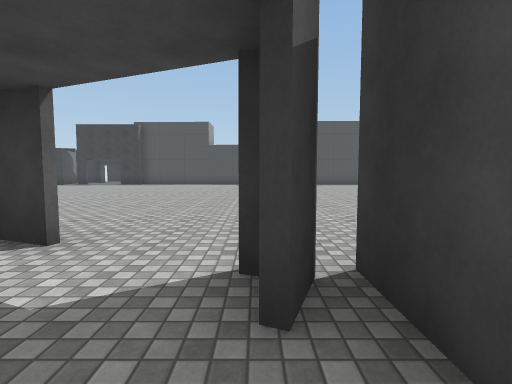
[1] (above)

18 first-person views from a walk through a scene from a Unity 3-D project. The camera is 1.4 m above the floor, tilts 4° down and sees 85° across. The floor is counted in squares, 2 m on a side. Each view is taken from the middle of a square. On the plan, view 1 faces up. The plan holds only what a view shows up to about 9 squares ahead; the rest is blank. The place goes on beyond the plan. The player character is not drawn. Some surface patterns are stand-ins.

[2]
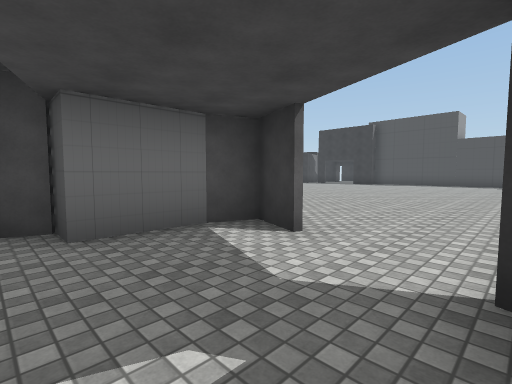

[3]
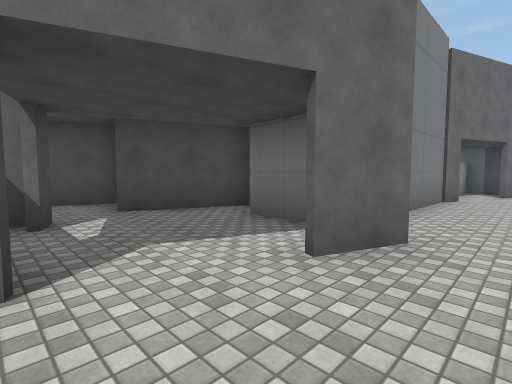

[4]
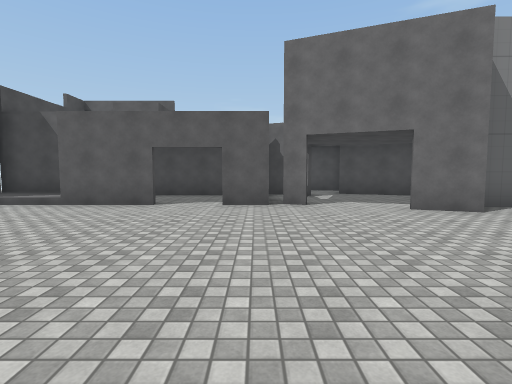

[5]
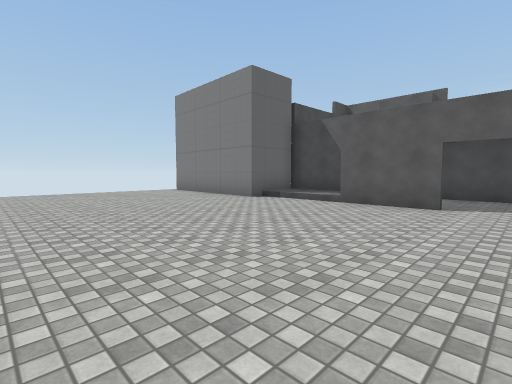

[6]
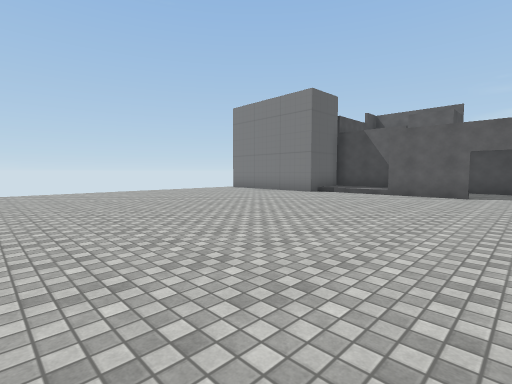

[7]
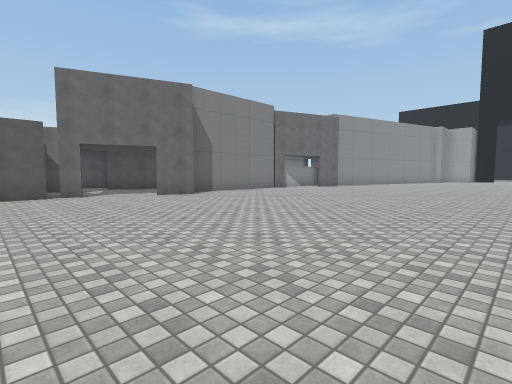

[8]
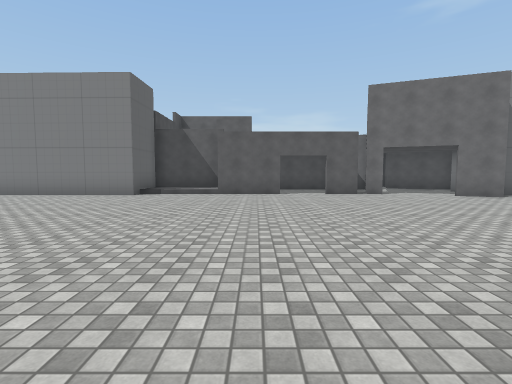

[9]
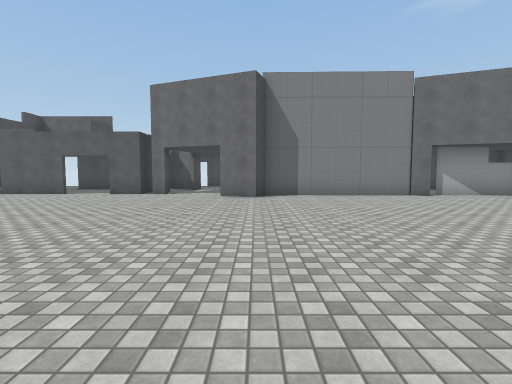

[10]
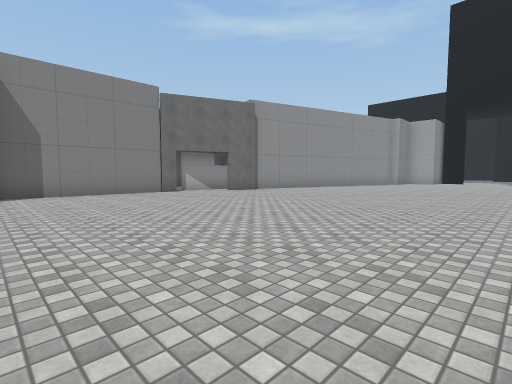

[11]
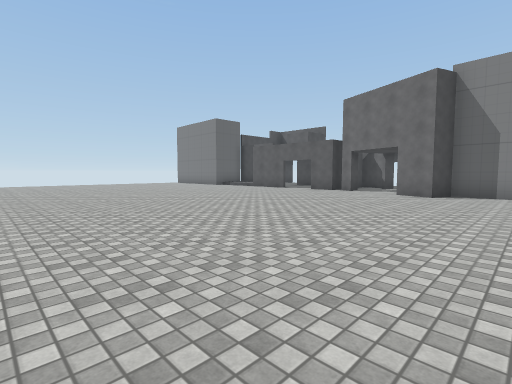

[12]
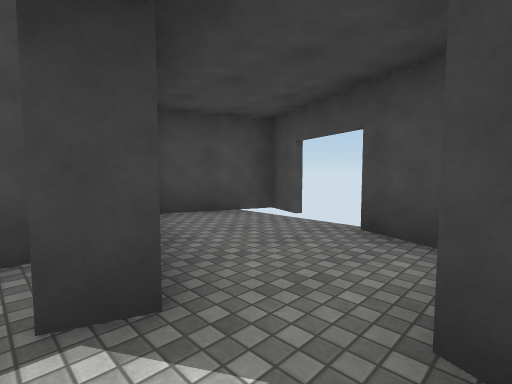

[13]
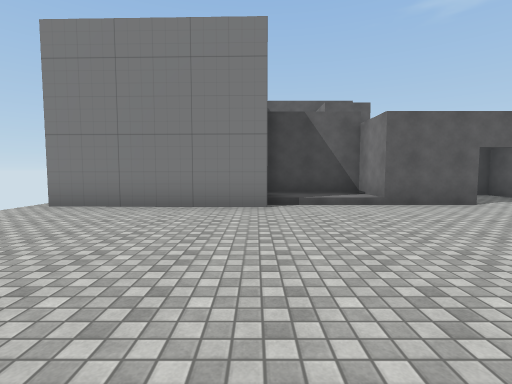

[14]
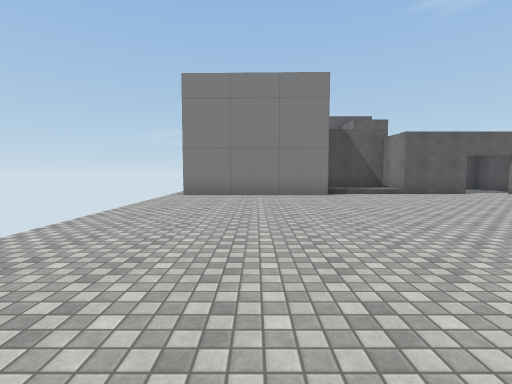

[15]
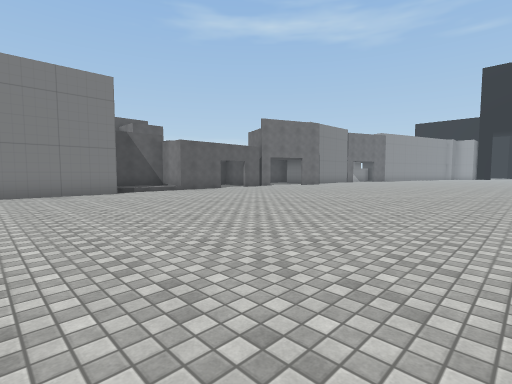

[16]
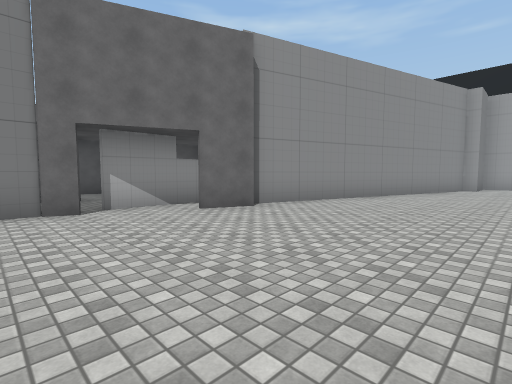

[17]
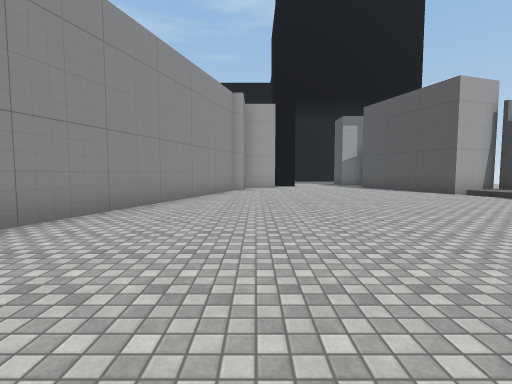

[18]
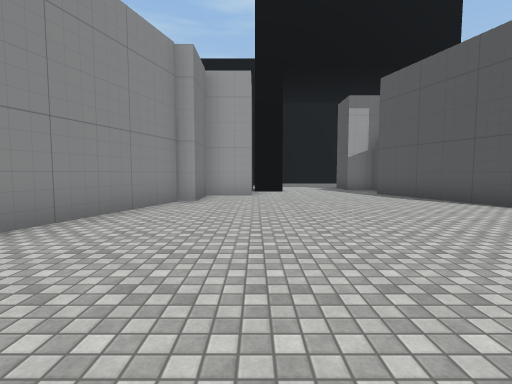

### Floor plan
Points are (right, up) in squares from view 1. A wall is a line through its corners. A room is listed if a view was taken in it or the views show most of it. See-through windows are left out.
Room 1 (views 1, 2, 12)
walls: (-0.5, -0.6) (0.7, -1); (-0.7, -0.7) (-0.5, -0.1); (-2, 2.6) (-2.9, 3) (-3.2, 2.2) (-3.2, 0.6) (-3.8, 0.6) (-4, 0.1); (0.7, -0.4) (0.7, 2); (-4.1, -0.3) (-1.7, -1.2)
ways out: opening at (-1, 2) to room 2; opening at (-1, -1) to room 3
Room 2 (views 3, 4, 5, 6, 7, 8, 9, 10, 11, 13, 14, 15, 16, 17, 18)
walls: (-0.2, 2) (0.4, 1.8) (0.1, 1.1); (0.7, 2) (1.7, 2); (-7.8, 2.5) (-3.3, 2.4) (-3, 3.1) (-1.9, 2.7); (-8.2, 2.7) (-7.6, 2.5); (3.1, 2) (5.5, 2); (0.8, 0.2) (0.8, -0.6) (4.1, -0.6); (-11.1, 3.8) (-10, 3.4); (-11.2, 2.6) (-8.6, 2.5); (5.2, 2) (5.2, 0.5) (7.7, 0.5) (7.8, 2.4) (12.3, 2.3); (-18, 13.8) (-17.9, 13.3) (-22.1, 12); (-19.4, 6) (-11.1, 3.5); (-21.5, 7.9) (-21.5, 6.4)
ways out: opening at (-1, 2) to room 1
objects: other object (-21, 5) to (-20, 6)
Room 3 (no view inside)
walls: (0.8, -3.8) (1.7, -4.2) (2.5, -2.1); (-2.2, -2.6) (-0.5, -3.3)
ways out: opening at (-1, -1) to room 1; gap at (1, -4)

Positions as (right, up) in squares from view 1, and headings:
1: (0, 0), facing up
2: (0, 0), facing up-left
3: (0, 4), facing down-left
4: (1, 8), facing down
5: (2, 8), facing down-right
6: (2, 11), facing down-right
7: (2, 11), facing down-left
8: (4, 11), facing down
9: (-3, 11), facing down
10: (-3, 12), facing down-left
11: (-5, 12), facing down-right
12: (-2, 0), facing down-right
13: (8, 8), facing down
14: (10, 11), facing down
15: (11, 12), facing down-left
16: (-7, 8), facing down-left
17: (-9, 7), facing left
18: (-13, 8), facing left
